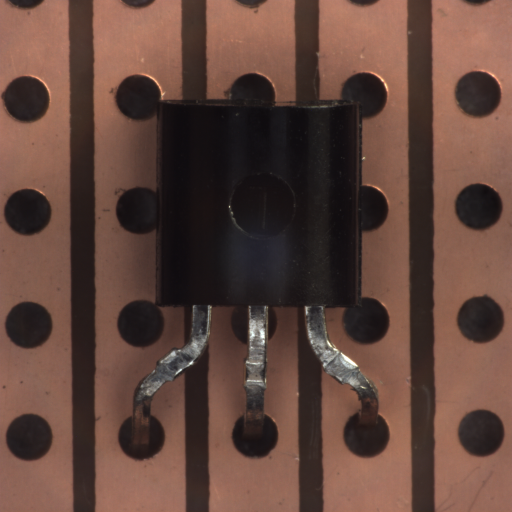
#> input picture proj01/transistor/test/good/000.png, 1024 x 1024 px (shown at 1/2 size); its folder holds only this picture in this run
$ python build_reference_mask.py
#> lines starting #> are read from the running program, lines starting #| are printed output that depends on the picture; after the words box and inside, x2 and y2 are one past the last pixel; in counts of white or black regions, pixels touching at a corner belong together
from __future__ import annotations

from pathlib import Path

import cv2
import numpy as np


VOTE_THRESHOLD = 0.5
OUTPUT_FILE = "reference_mask_vote_0.50.npy"


def _load_rgb(path: Path, target_shape: tuple[int, int] | None = None) -> np.ndarray:
    bgr = cv2.imread(str(path), cv2.IMREAD_COLOR)
    if bgr is None:
        raise FileNotFoundError(path)
    rgb = cv2.cvtColor(bgr, cv2.COLOR_BGR2RGB)
    if target_shape is not None and rgb.shape[:2] != target_shape:
        h, w = target_shape
        rgb = cv2.resize(rgb, (w, h), interpolation=cv2.INTER_AREA)
    return rgb


def _cleanup_components(mask: np.ndarray, min_area: int = 30) -> np.ndarray:
    n, labels, stats, _ = cv2.connectedComponentsWithStats(mask, connectivity=8)
    out = np.zeros_like(mask)
    for i in range(1, n):
        if stats[i, cv2.CC_STAT_AREA] >= min_area:
            out[labels == i] = 255
    return out


def _fg_hsv(img_rgb: np.ndarray) -> np.ndarray:
    hsv = cv2.cvtColor(img_rgb, cv2.COLOR_RGB2HSV)
    s = hsv[:, :, 1]
    v = hsv[:, :, 2]
    mask = ((s < 85) & (v < 210)).astype(np.uint8) * 255
    mask = cv2.morphologyEx(mask, cv2.MORPH_OPEN, np.ones((3, 3), np.uint8), iterations=1)
    mask = cv2.morphologyEx(mask, cv2.MORPH_CLOSE, np.ones((5, 5), np.uint8), iterations=1)
    return _cleanup_components(mask, min_area=40)


def _remove_border_stripes(mask: np.ndarray) -> np.ndarray:
    h, w = mask.shape
    n, labels, stats, _ = cv2.connectedComponentsWithStats(mask, connectivity=8)
    out = np.zeros_like(mask)

    for i in range(1, n):
        x = int(stats[i, cv2.CC_STAT_LEFT])
        y = int(stats[i, cv2.CC_STAT_TOP])
        cw = int(stats[i, cv2.CC_STAT_WIDTH])
        ch = int(stats[i, cv2.CC_STAT_HEIGHT])
        area = int(stats[i, cv2.CC_STAT_AREA])
        if area < 40:
            continue

        touches_border = x <= 1 or y <= 1 or (x + cw) >= (w - 1) or (y + ch) >= (h - 1)
        aspect = max(cw, ch) / float(min(cw, ch) + 1e-6)
        long_vertical = ch >= int(0.65 * h) and cw <= int(0.08 * w)
        if touches_border and long_vertical and aspect > 6.0:
            continue

        out[labels == i] = 255

    return out


def _fill_wire_holes(mask: np.ndarray) -> np.ndarray:
    mask = cv2.morphologyEx(mask, cv2.MORPH_CLOSE, np.ones((5, 5), np.uint8), iterations=1)
    flood = mask.copy()
    h, w = flood.shape
    flood_aux = np.zeros((h + 2, w + 2), dtype=np.uint8)
    cv2.floodFill(flood, flood_aux, (0, 0), 255)
    holes = cv2.bitwise_not(flood)
    return cv2.bitwise_or(mask, holes)


def _extract_main_component(mask: np.ndarray, min_area: int = 800) -> np.ndarray:
    h, w = mask.shape
    n, labels, stats, centroids = cv2.connectedComponentsWithStats(mask, connectivity=8)
    if n <= 1:
        return np.zeros_like(mask)

    best_idx = None
    best_score = -1.0
    for i in range(1, n):
        area = float(stats[i, cv2.CC_STAT_AREA])
        if area < min_area:
            continue
        cx, cy = centroids[i]
        center_penalty = abs(cx - 0.5 * w) / w + abs(cy - 0.45 * h) / h
        score = area * (1.2 - center_penalty)
        if score > best_score:
            best_score = score
            best_idx = i

    out = np.zeros_like(mask)
    if best_idx is not None:
        out[labels == best_idx] = 255
    return out


def _extract_transistor_mask(img_rgb: np.ndarray) -> np.ndarray:
    mask = _fg_hsv(img_rgb)
    mask = _remove_border_stripes(mask)
    mask = _extract_main_component(mask)
    mask = _fill_wire_holes(mask)
    mask = cv2.morphologyEx(mask, cv2.MORPH_OPEN, np.ones((3, 3), np.uint8), iterations=1)
    return _cleanup_components(mask, min_area=60)


def main() -> None:
    root = Path(__file__).resolve().parent
    train_good_dir = root / "transistor" / "train" / "good"
    files = sorted(train_good_dir.glob("*.png"))
    if not files:
        raise FileNotFoundError(f"No PNG files in {train_good_dir}")

    first = _load_rgb(files[0])
#> in _load_rgb, bgr is the input picture: shape (1024, 1024, 3); mean B, G, R 60.3, 69.6, 97.5
    h, w = first.shape[:2]
    acc = np.zeros((h, w), dtype=np.float32)

    for file_path in files:
        img = _load_rgb(file_path, target_shape=(h, w))
        mask = _extract_transistor_mask(img)
#> in _fg_hsv, `v = hsv[:, :, 2]`:
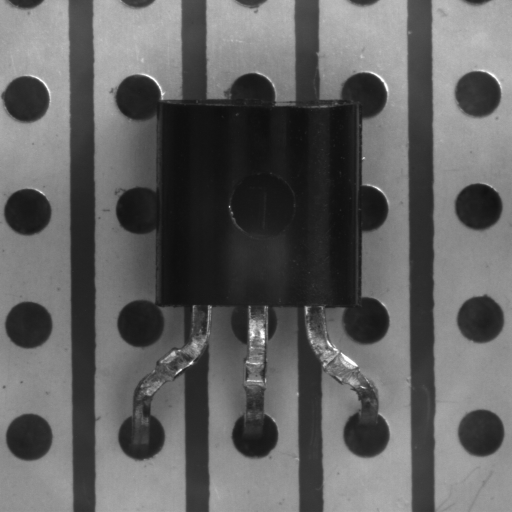
#> v: shape (1024, 1024) (shown at 1/2 size); min 13, max 255, mean 97.6
#> in _fg_hsv, `mask = ((s < 85) & (v < 210)).astype(np.uint8) * 255`:
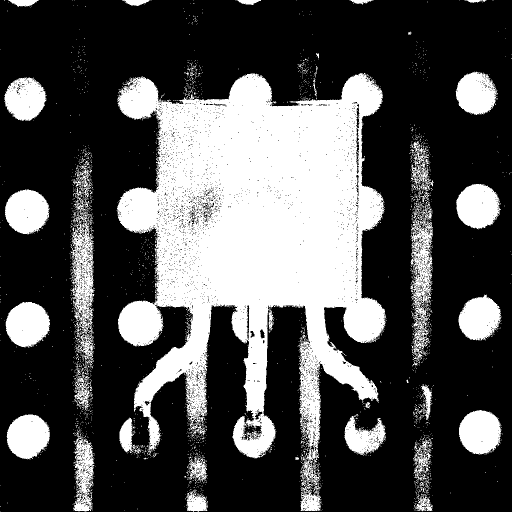
#> mask: shape (1024, 1024) (shown at 1/2 size); 31.6% white; 2605 white regions (2539 under 20 px), largest, box (x1, y1, x2, y2) and area: (233, 146, 772, 1022) 246073, (141, 321, 190, 720) 8248, (821, 408, 866, 723) 6544
#> in _cleanup_components, `n, labels, stats, _ = cv2.connectedComponentsWithStats(mask, connectiv..`:
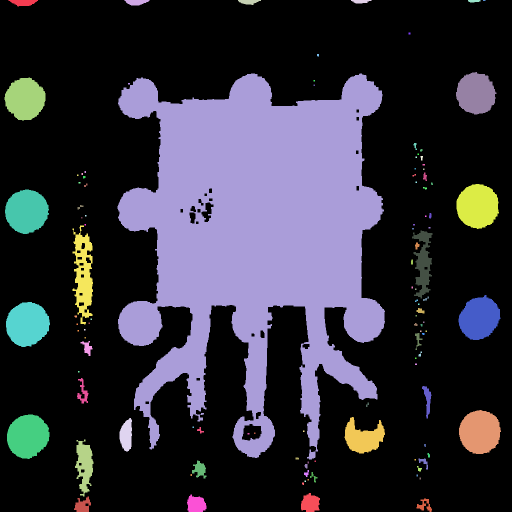
#> labels: shape (1024, 1024) int32 (shown at 1/2 size); 112 distinct labels, from 0 to 111; one colour per label, 0 black
#> in _cleanup_components, `n, labels, stats, _ = cv2.connectedComponentsWithStats(mask, connectiv..`: n = 112; stats = 112 rows, first 6: [0, 0, 1024, 1024, 736179], [17, 0, 59, 13, 525], [249, 0, 50, 11, 399], [476, 0, 46, 10, 302], [702, 0, 41, 7, 212], [936, 0, 25, 5, 104]
#> in _remove_border_stripes, `n, labels, stats, _ = cv2.connectedComponentsWithStats(mask, connectiv..`:
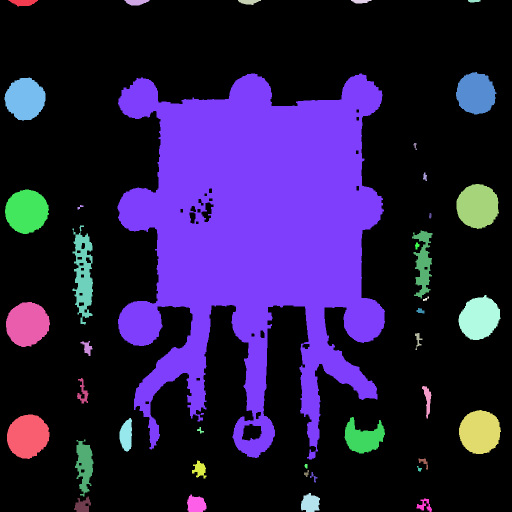
#> labels: shape (1024, 1024) int32 (shown at 1/2 size); 42 distinct labels, from 0 to 41; one colour per label, 0 black
#> in _remove_border_stripes, `n, labels, stats, _ = cv2.connectedComponentsWithStats(mask, connectiv..`: n = 42; stats = 42 rows, first 6: [0, 0, 1024, 1024, 737181], [17, 0, 59, 13, 525], [249, 0, 50, 11, 399], [476, 0, 46, 10, 302], [702, 0, 41, 7, 212], [936, 0, 25, 5, 104]
#> the loop in _remove_border_stripes, `for i in range(1, n):` made 41 passes
#> (x, y, cw, ch, area, touches_border, aspect) on passes 1 to 8: (17, 0, 59, 13, 525, True, 4.54), (249, 0, 50, 11, 399, True, 4.55), (476, 0, 46, 10, 302, True, 4.6), (702, 0, 41, 7, 212, True, 5.86), (936, 0, 25, 5, 104, True, 5), (912, 144, 81, 85, 5164, False, 1.05), (235, 147, 535, 772, 243863, False, 1.44), (9, 155, 82, 86, 5272, False, 1.05)
#> in _extract_main_component, `n, labels, stats, centroids = cv2.connectedComponentsWithStats(mask, c..`: n = 42; centroids = 42 pairs, first value 46.45 to 959.4, second value 1.64 to 1010.9
#> the loop in _extract_main_component, `for i in range(1, n):` made 41 passes
#> (area, cx, cy, center_penalty, score, best_score) on passes 6 to 7: (5164, 951.4, 186.8, 0.697, 2598.8, 2598.8), (243863, 510.9, 469.3, 0.0094, 290344.4, 290344.4)
#> after the loop in _extract_main_component, `for i in range(1, n):`: best_idx = 7; best_score = 290344.4
#> in _fill_wire_holes, `cv2.floodFill(flood, flood_aux, (0, 0), 255)`:
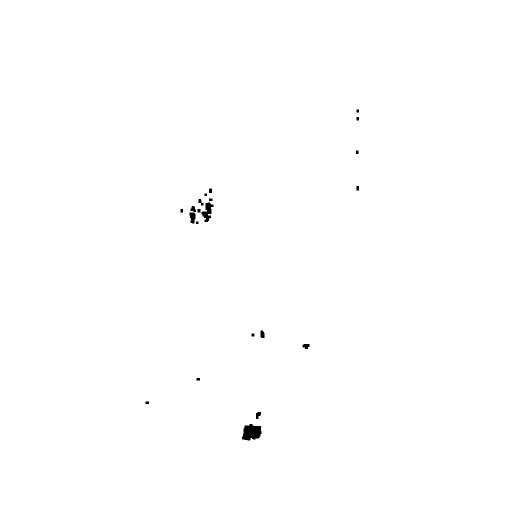
#> flood: shape (1024, 1024) (shown at 1/2 size); 99.8% white; 21 black regions, largest, box (x1, y1, x2, y2) and area: (484, 848, 523, 881) 967, (403, 405, 427, 444) 480, (379, 425, 391, 447) 209
#> call 2 of _cleanup_components, with min_area = 60
#> in _cleanup_components (call 2), `n, labels, stats, _ = cv2.connectedComponentsWithStats(mask, connectiv..`:
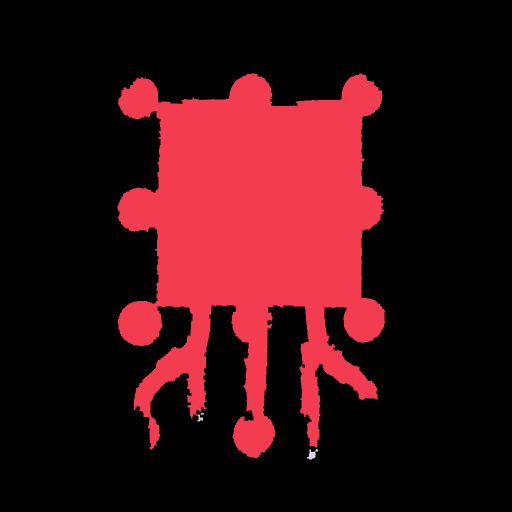
#> labels: shape (1024, 1024) int32 (shown at 1/2 size); 5 distinct labels, from 0 to 4; one colour per label, 0 black
#> in _cleanup_components (call 2), `n, labels, stats, _ = cv2.connectedComponentsWithStats(mask, connectiv..`: n = 5; stats = [[0, 0, 1024, 1024, 802124], [235, 147, 535, 769, 246114], [402, 826, 6, 4, 21], [395, 829, 11, 14, 90], [614, 898, 22, 21, 227]]
        acc += (mask > 0).astype(np.float32)
#> acc: shape (1024, 1024) float32; values 0 (black) and 1 (white), 23.5% white; 3 white regions, box (x1, y1, x2, y2) and area: (235, 147, 770, 916) 246114, (614, 898, 636, 919) 227, (395, 829, 406, 843) 90

    vote_map = acc / float(len(files))
    ref = (vote_map >= VOTE_THRESHOLD).astype(np.uint8) * 255
    ref = cv2.morphologyEx(ref, cv2.MORPH_CLOSE, np.ones((11, 11), np.uint8), iterations=1)
#> ref: shape (1024, 1024); 23.7% white; 1 white region, box (x1, y1, x2, y2) and area: (235, 147, 770, 919) 248129
    ref = cv2.dilate(ref, np.ones((9, 9), np.uint8), iterations=1)
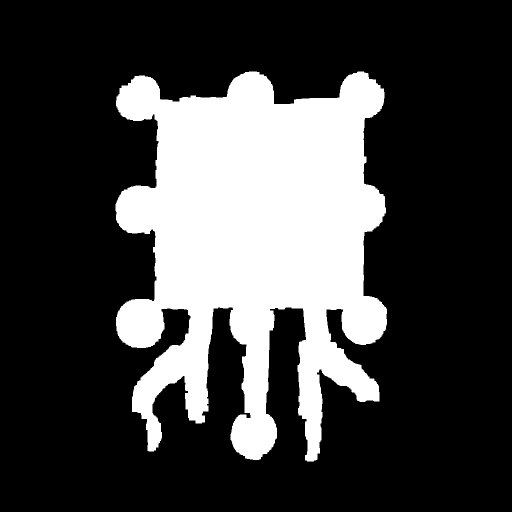
#> ref: shape (1024, 1024) (shown at 1/2 size); 26% white; 1 white region, box (x1, y1, x2, y2) and area: (231, 143, 774, 923) 272857
    ref = _cleanup_components(ref, min_area=200).astype(np.uint8)

    out_path = root / OUTPUT_FILE
    np.save(str(out_path), ref)

    coverage = float(np.count_nonzero(ref)) / float(ref.size)
#> coverage = 0.26
    print(f"Saved: {out_path}")
    print(f"Shape: {ref.shape}, dtype: {ref.dtype}, foreground_ratio: {coverage:.4f}")
#| Shape: (1024, 1024), dtype: uint8, foreground_ratio: 0.2602


if __name__ == "__main__":
    main()

$ run again, on proj01/transistor/test/good/005.png
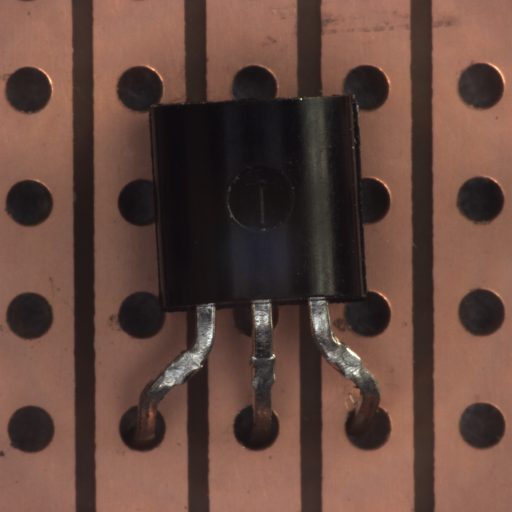
#> input picture proj01/transistor/test/good/005.png, 1024 x 1024 px (shown at 1/2 size)
#> in _load_rgb, bgr is the input picture: shape (1024, 1024, 3); mean B, G, R 61.6, 71.2, 99.4
#> hsv: shape (1024, 1024, 3); mean H, S, V 33.1, 88.3, 99.5
#> in _cleanup_components, `n, labels, stats, _ = cv2.connectedComponentsWithStats(mask, connectiv..`: n = 90; stats = 90 rows, first 6: [0, 0, 1024, 1024, 750033], [383, 0, 5, 2, 10], [615, 0, 10, 3, 25], [381, 40, 12, 5, 44], [381, 125, 3, 4, 12], [918, 128, 78, 87, 5197]
#> in _remove_border_stripes, `n, labels, stats, _ = cv2.connectedComponentsWithStats(mask, connectiv..`: n = 34; stats = 34 rows, first 6: [0, 0, 1024, 1024, 750848], [381, 40, 12, 5, 44], [918, 128, 78, 87, 5197], [236, 132, 537, 701, 236149], [13, 137, 85, 86, 5637], [159, 327, 15, 31, 190]
#> the loop in _remove_border_stripes, `for i in range(1, n):` made 33 passes
#> (x, y, cw, ch, area, touches_border, aspect) on passes 1 to 8: (381, 40, 12, 5, 44, False, 2.4), (918, 128, 78, 87, 5197, False, 1.12), (236, 132, 537, 701, 236149, False, 1.31), (13, 137, 85, 86, 5637, False, 1.01), (159, 327, 15, 31, 190, False, 2.07), (917, 355, 87, 89, 5849, False, 1.02), (14, 361, 86, 90, 5954, False, 1.05), (147, 384, 9, 23, 129, False, 2.56)
#> in _extract_main_component, `n, labels, stats, centroids = cv2.connectedComponentsWithStats(mask, c..`: n = 34; centroids = 34 pairs, first value 54.1 to 961.4, second value 42.09 to 1015
#> the loop in _extract_main_component, `for i in range(1, n):` made 33 passes
#> (area, cx, cy, center_penalty, score, best_score) on passes 2 to 3: (5197, 956.2, 171.6, 0.716, 2514.5, 2514.5), (236149, 511.8, 444.2, 0.0164, 279511.2, 279511.2)
#> after the loop in _extract_main_component, `for i in range(1, n):`: best_idx = 3; best_score = 279511.2
#> flood: shape (1024, 1024); 99.8% white; 17 black regions, largest, box (x1, y1, x2, y2) and area: (383, 387, 426, 429) 889, (691, 200, 704, 216) 142, (700, 233, 707, 256) 132
#> in _cleanup_components (call 2), `n, labels, stats, _ = cv2.connectedComponentsWithStats(mask, connectiv..`:
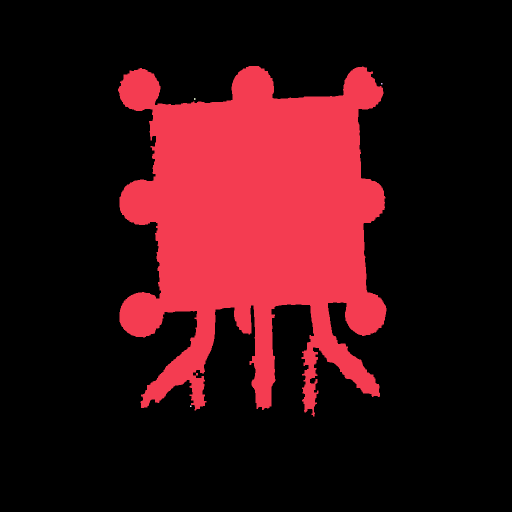
#> labels: shape (1024, 1024) int32 (shown at 1/2 size); 5 distinct labels, from 0 to 4; one colour per label, 0 black
#> in _cleanup_components (call 2), `n, labels, stats, _ = cv2.connectedComponentsWithStats(mask, connectiv..`: n = 5; stats = [[0, 0, 1024, 1024, 810546], [236, 132, 537, 701, 238000], [762, 166, 3, 3, 9], [388, 196, 3, 4, 12], [380, 811, 3, 3, 9]]
#> acc: shape (1024, 1024) float32; values 0 (black) and 1 (white), 22.7% white; 1 white region, box (x1, y1, x2, y2) and area: (236, 132, 773, 833) 238000
#> in main, `ref = cv2.dilate(ref, np.ones((9, 9), np.uint8), iterations=1)`:
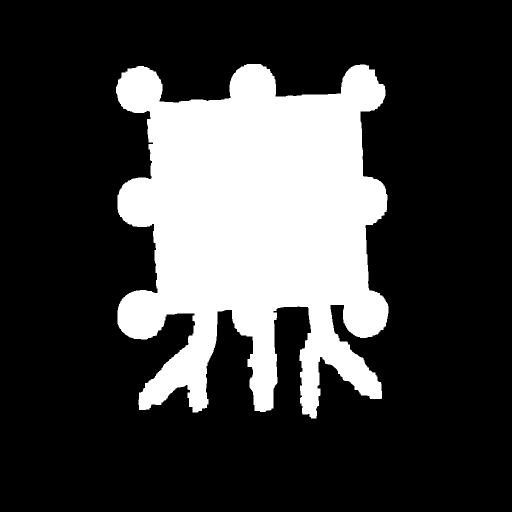
#> ref: shape (1024, 1024) (shown at 1/2 size); 25% white; 1 white region, box (x1, y1, x2, y2) and area: (232, 128, 777, 837) 261734
#> coverage = 0.25
#| Shape: (1024, 1024), dtype: uint8, foreground_ratio: 0.2496
